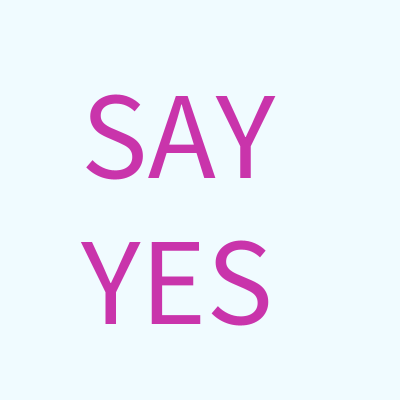
Frame 1 (no input)
Frame 60 (the mouse pressed at the canvas centre just before this capture): identical to frame 1, image omitted
Frame 120 (the mouse held since frame 60 and released just before this capture): identical to frame 1, image omitted

The Processing sketch that drew this single still picture (run headless with seeded random() and noise(); from frame 60 on, the mouse is pressed at the canvas centre):

// Processing sketch: sayyes
// ── sayyes.pde
int a = 0;
int x = -120;
int y = -23;

void setup() {
  size(400, 400);
}

void draw() {
    background(240, 251, 255);
    pushMatrix();
    translate(200, 200);
    rotate(a);
    
    fill(201, 52, 171);
    textSize(125);
    text("SAY \nYES", x, y);
    
    popMatrix();
    a = a + 1/30;
};
